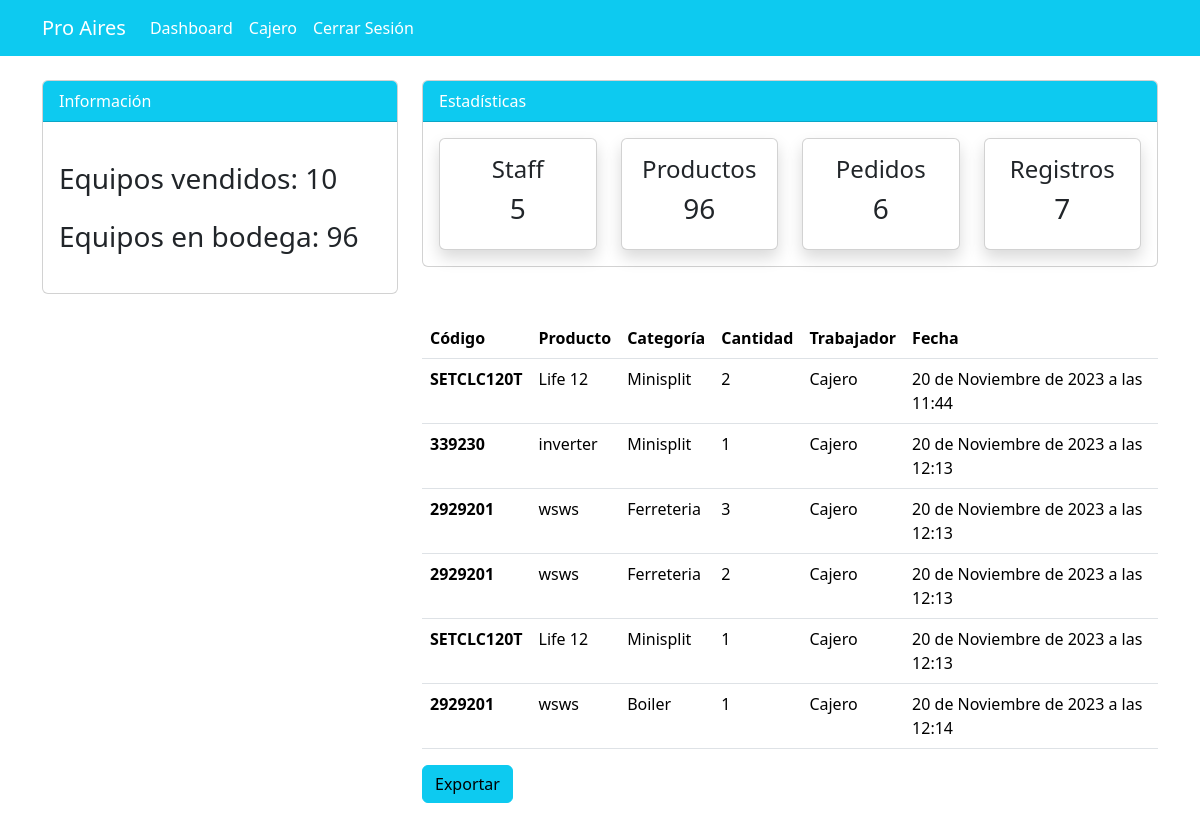
Before: /pedido/ (signed in) with the older database file.
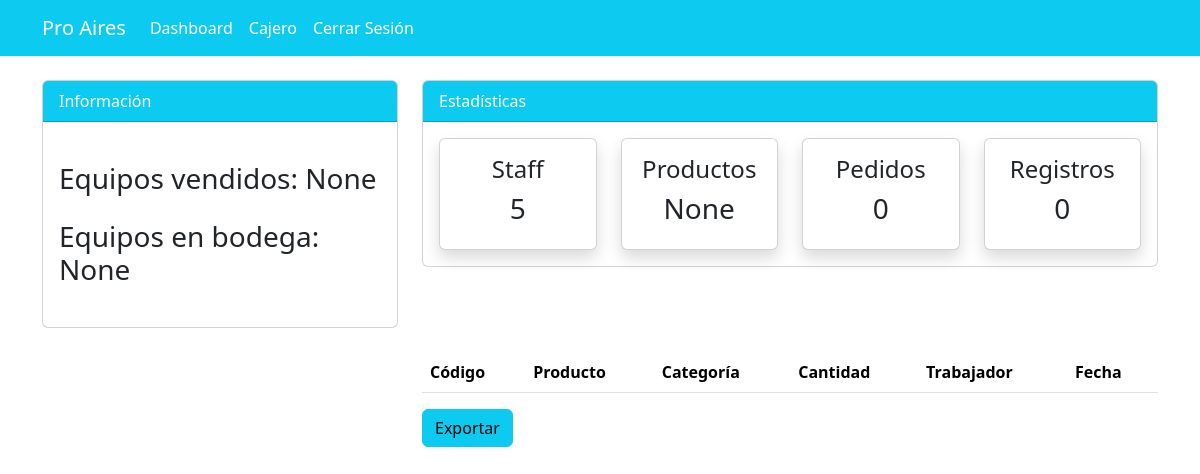
After: the same page with the newer database file.
### dashboard/models.py (models this page shows, shortened)
class Order(models.Model):
    product = models.ForeignKey(Producto, on_delete=models.CASCADE)
    staff = models.ForeignKey(User, models.CASCADE)
    order_quantity = models.PositiveBigIntegerField()
    date = models.DateTimeField(auto_now_add=True)
    customer = models.CharField(max_length=100, default=None)
    class Meta:
        verbose_name_plural = 'Pedidos'

class Producto(models.Model):
    code = models.CharField(max_length=20)
    name = models.CharField(max_length=100)
    category = models.CharField(max_length=20)
    quantity = models.PositiveIntegerField()
    type = models.CharField(max_length=100, default=None)
    precio = models.DecimalField(max_digits=20, decimal_places=2, default=1000.00)
    created_at = models.DateTimeField(auto_now_add=True)
    updated_at = models.DateTimeField(auto_now=True)
    price_update = models.DateTimeField(default=None, null=True, blank=True)

### dashboard/views.py (the view)
# urls.py: path('pedido/', views.order, name='dashboard-order'),
@login_required
def order(request):
    orders = Order.objects.all()
    orders_count = orders.count()
    total_order_quantity = orders.aggregate(Sum('order_quantity'))['order_quantity__sum']
    workers_count = User.objects.count()
    items_count = Producto.objects.count()
    total_quantity = Producto.objects.aggregate(Sum('quantity'))['quantity__sum']
    context = {
        'orders': orders,
        'orders_count': orders_count,
        'total_order_quantity':total_order_quantity ,
        'workers_count': workers_count,
        'items_count': items_count,
        'total_quantity': total_quantity,
    }
    return render(request, 'dashboard/order.html', context)

### templates/dashboard/order.html (shortened to what this page needs)
{% extends 'partials/base.html'%}
{% block content %}
{% include 'partials/topnav.html' %}
  <div class="container">
    <div class="row my-4">
        <div class="col-md-4">
        </div>
        <div class="col-md-8">
            <table class="table bg-white">
                <thead class="bg-info">
                    <tr class="text-white">
                        <th scope="col">Código</th>
                        <th scope="col">Producto</th>
                        <th scope="col">Categoría</th>
                        <th scope="col">Cantidad</th>
                        <th scope="col">Trabajador</th>
                        <th scope="col">Fecha</th>
                    </tr>
                </thead>
                <tbody>
                {% for order in orders %}
                    <tr>
                    <th scope="col">{{ order.product.code }}</td>
                    <td>{{ order.product.name }}</td>
                    <td>{{ order.product.category }}</td>
                    <td>{{ order.order_quantity }}</td>
                    <td>{{ order.staff.username }}</td>
                    <td>{{ order.date }}</td>
                    </tr>
                {% endfor %}
                </tbody>
            </table>
            <h3 class="btn btn-info">
                <a class="nav-link" href="{% url 'dashboard-order-csv' %}"> Exportar </a>
            </h3>
        </div>
    </div>
</div>
{% endblock %}

Changed rows visible on the page:
removed Order: product.code "SETCLC120T", product.name "Life 12", product.category "Minisplit", order_quantity "2", staff.username "Cajero", date "20 de Noviembre de 2023 a las 11:44"
removed Order: product.code "339230", product.name "inverter", product.category "Minisplit", order_quantity "1", staff.username "Cajero", date "20 de Noviembre de 2023 a las 12:13"
removed Order: product.code "2929201", product.name "wsws", product.category "Ferreteria", order_quantity "3", staff.username "Cajero", date "20 de Noviembre de 2023 a las 12:13"
removed Order: product.code "2929201", product.name "wsws", product.category "Ferreteria", order_quantity "2", staff.username "Cajero", date "20 de Noviembre de 2023 a las 12:13"
removed Order: product.code "SETCLC120T", product.name "Life 12", product.category "Minisplit", order_quantity "1", staff.username "Cajero", date "20 de Noviembre de 2023 a las 12:13"
removed Order: product.code "2929201", product.name "wsws", product.category "Boiler", order_quantity "1", staff.username "Cajero", date "20 de Noviembre de 2023 a las 12:14"
Other visible differences:
{{ total_order_quantity }}: "10" → "None"
{{ total_quantity }}: "96" → "None"
{{ orders_count }}: "6" → "0"
{{ items_count }}: "7" → "0"
